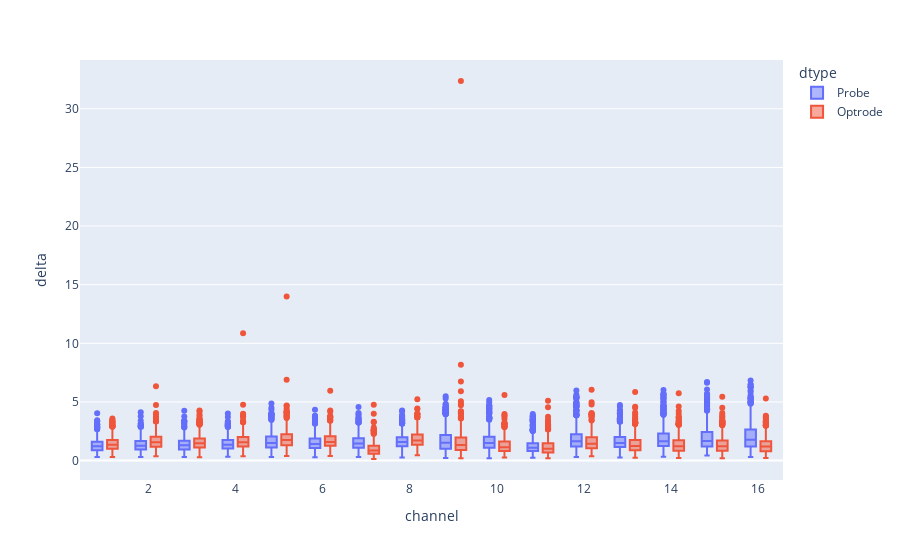

Source (notebook cell):
### Code cell
px.box(op_stim.ri().filt_state(), x='channel', y='delta', color='dtype')

### Figure 1 — Plotly figure (JSON) as saved in the notebook; plotly's stock layout.template omitted (floating-point values rounded to 4 significant figures; data arrays with more than 128 entries replaced by an {"elided": "..."} marker saying what was removed)
{"data": [{"alignmentgroup": "True", "hovertemplate": "dtype=Probe<br>channel=%{x}<br>delta=%{y}<extra></extra>", "legendgroup": "Probe", "marker": {"color": "#636efa"}, "name": "Probe", "notched": false, "offsetgroup": "Probe", "orientation": "v", "showlegend": true, "type": "box", "x": {"elided": "11856 int values"}, "x0": " ", "xaxis": "x", "y": {"elided": "11856 float values"}, "y0": " ", "yaxis": "y"}, {"alignmentgroup": "True", "hovertemplate": "dtype=Optrode<br>channel=%{x}<br>delta=%{y}<extra></extra>", "legendgroup": "Optrode", "marker": {"color": "#EF553B"}, "name": "Optrode", "notched": false, "offsetgroup": "Optrode", "orientation": "v", "showlegend": true, "type": "box", "x": {"elided": "11856 int values"}, "x0": " ", "xaxis": "x", "y": {"elided": "11856 float values"}, "y0": " ", "yaxis": "y"}], "layout": {"boxmode": "group", "legend": {"title": {"text": "dtype"}, "tracegroupgap": 0}, "margin": {"t": 60}, "xaxis": {"anchor": "y", "domain": [0, 1], "title": {"text": "channel"}}, "yaxis": {"anchor": "x", "domain": [0, 1], "title": {"text": "delta"}}}}
